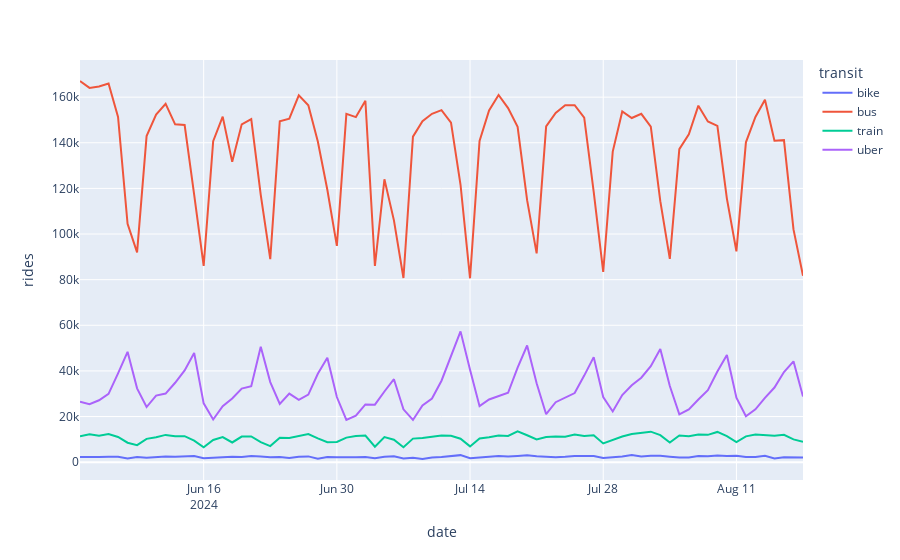

Notebook code cell kept with this figure:
### Markdown cell above
# TS

### Code cell
plot_data = all_panel[(all_panel.UCMP == 1)&(all_panel.date < "2024-08-19")].groupby(['date','transit'])['rides'].sum().reset_index()
fig = px.line(plot_data, x='date', y='rides', color='transit')
fig.write_json("../../../reports/replication/avg-daily-rides.json")
fig.show()
